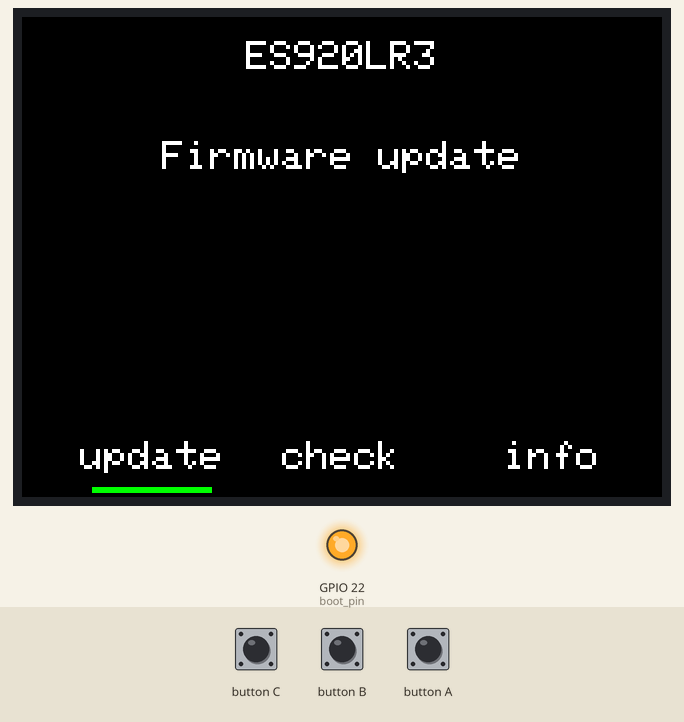
The program below on a simulated ESP32. Parts: 320×240 colour display, output pins drawn as LEDs (lit = HIGH). The test bench sets the inputs (shaded band).

Above: at 1.5 s.
1.6 s: button B pressed for 0.15 s
At 2.8 s:
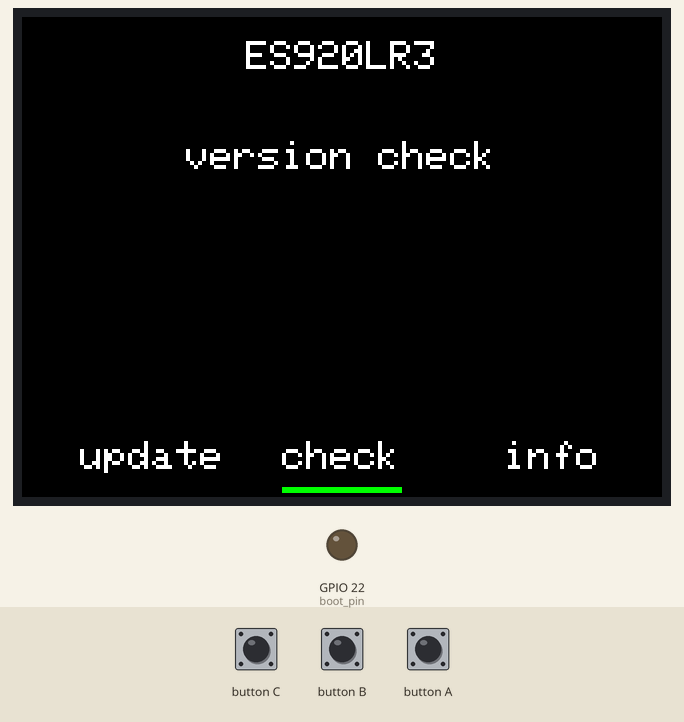
3.2 s: button C pressed for 0.15 s
At 4.4 s:
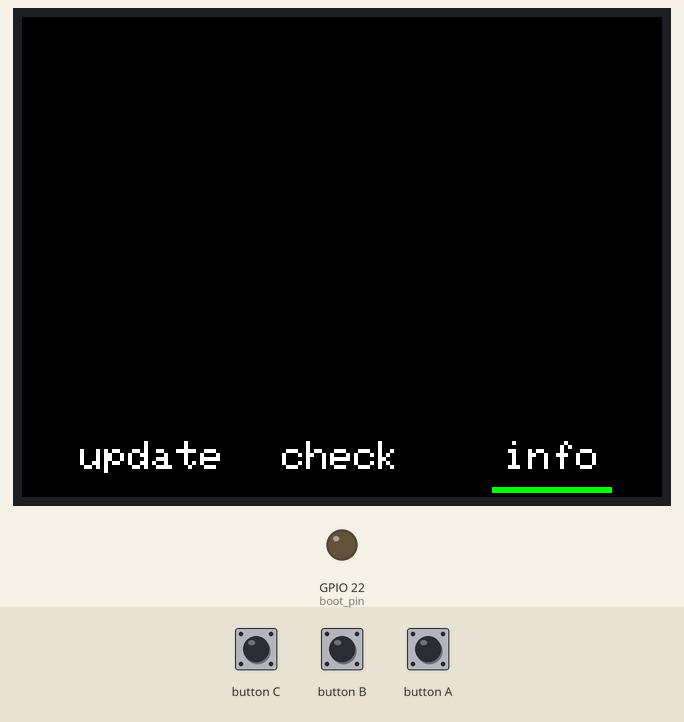
4.8 s: button A pressed for 0.15 s
At 4.88 s:
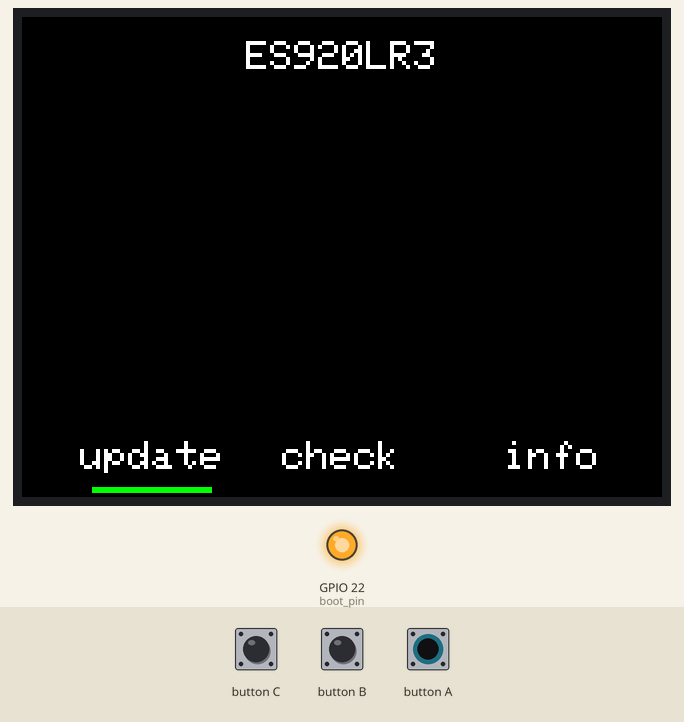
7.9 s: button C pressed for 1 s
At 9.2 s:
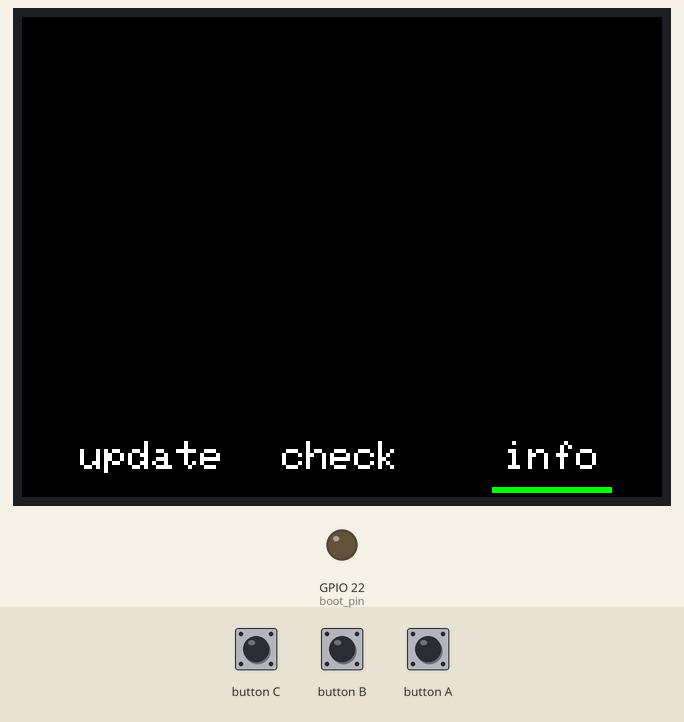
10.4 s: button A pressed for 1 s
At 11.8 s:
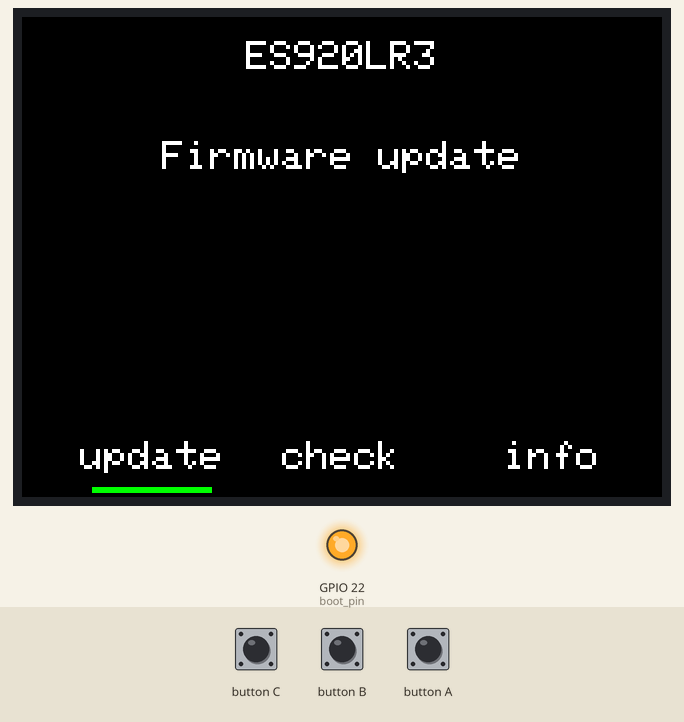
Timing chart, 0 to 13.4 s (numbered marks = the images above; inputs shaded):
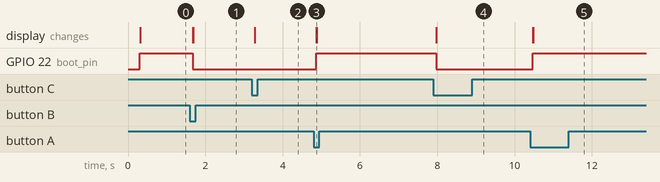

Measured:
- after the input at 1.6 s, GPIO 22 (boot_pin): HIGH → LOW after 0.07 s; the display: first changes after 0.07 s (image 1 shows a later state)
- after the input at 3.2 s, the display: changes after 0.08 s (image 2)
- after the input at 4.8 s, GPIO 22 (boot_pin): LOW → HIGH after 0.07 s; the display: changes after 0.07 s (image 3)
- after the input at 7.9 s, GPIO 22 (boot_pin): HIGH → LOW after 0.07 s; the display: changes after 0.07 s (image 4)
- after the input at 10.4 s, GPIO 22 (boot_pin): LOW → HIGH after 0.07 s; the display: first changes after 0.07 s (image 5 shows a later state)

The program:

main.cpp
```cpp
//
//  920MHz LoRa/FSK RF module ES920LR3
//  Firmware updater
//   for M5Stack Core2
//
//  MaiaR Create

#include <Arduino.h>
#include <M5Unified.h>

// @see https://ikkei.akiba.coocan.jp/ikkei_Electronics/M5LR3.html
#define RX_pin 13
#define TX_pin 14

int boot_pin = 22;
int reset_pin = 19;

void drawButtonUnderline(int x) {
  M5.Display.fillRect(0, 230, 320, 10, BLACK);
  const int lineWidth = 60; // 下線の固定幅
  const int lineY = 235;    // 文字列の下に少し下げた位置
  const int lineHeight = 3; // 下線の太さ
  M5.Display.fillRect(x - lineWidth / 2, lineY, lineWidth, lineHeight, GREEN);
}

void LoRa_Reset() {
  pinMode(reset_pin, OUTPUT);
  digitalWrite(reset_pin, LOW); // NRST "L"
  delay(10);
  pinMode(reset_pin, INPUT); // NRST open
  delay(1);
}

void Command(String s) {
  String rx;
  Serial2.print(s);
  Serial2.print("\r\n");
  Serial2.flush();
  delay(10);
}

void bootmode() {
  M5.Display.fillRect(0, 0, 320, 200, BLACK);
  M5.Display.setTextSize(2);
  M5.Display.setTextDatum(middle_center);
  M5.Display.drawString("ES920LR3", 160, 20);
  drawButtonUnderline(65);

  pinMode(boot_pin, OUTPUT);
  digitalWrite(boot_pin, HIGH); // boot mode
  LoRa_Reset();

  M5.Display.setTextDatum(middle_center);
  M5.Display.drawString("Firmware update", 160, 70);

  Serial.end();
  Serial2.end();
  Serial.begin(115200, SERIAL_8E1);
  Serial2.begin(115200, SERIAL_8E1, RX_pin, TX_pin);
}

void normalmode() {
  String rx;
  M5.Display.fillRect(0, 0, 320, 200, BLACK);
  M5.Display.setTextSize(2);
  M5.Display.setTextDatum(middle_center);
  M5.Display.drawString("ES920LR3", 160, 20);
  drawButtonUnderline(160);

  pinMode(boot_pin, OUTPUT);
  digitalWrite(boot_pin, LOW); // normal mode
  LoRa_Reset();

  M5.Display.setTextDatum(middle_center);
  M5.Display.drawString("    version check    ", 160, 70);

  delay(100);
  Serial.end();
  Serial2.end();
  Serial2.setTimeout(50);
  Serial.begin(115200, SERIAL_8N1);
  Serial2.begin(115200, SERIAL_8N1, RX_pin, TX_pin);

  delay(100);
  Command("2");
  rx = Serial2.readString();

  while (1) {
    Command("v");
    rx = Serial2.readString();
    M5.Display.drawString(rx, 160, 120);

    M5.update();
    if (M5.BtnA.wasPressed() || M5.BtnC.wasPressed())
      break;
    delay(10);
  }
}

void infomode() {
  String rx;
  M5.Display.fillRect(0, 0, 320, 200, BLACK);
  M5.Display.setTextSize(1);
  drawButtonUnderline(265);

  pinMode(boot_pin, OUTPUT);
  digitalWrite(boot_pin, LOW); // normal mode
  LoRa_Reset();

  delay(100);
  Serial.end();
  Serial2.end();
  Serial2.setTimeout(50);
  Serial.begin(115200, SERIAL_8N1);
  Serial2.begin(115200, SERIAL_8N1, RX_pin, TX_pin);

  delay(100);
  Command("2");
  rx = Serial2.readString();

  Command("show");
  rx = Serial2.readString();
  rx.replace("\r\n  ", "\r\n ");
  rx.replace("           :", ":");
  M5.Display.setCursor(0, 10);
  M5.Display.println(rx);
  Serial.println(rx);
}

void setup() {
  auto cfg = M5.config();
  M5.begin(cfg);
  M5.Display.fillScreen(BLACK);
  M5.Display.setTextDatum(middle_center);
  M5.Display.setTextSize(2);
  M5.Display.drawString("update", 65, 220); // BtnA
  M5.Display.drawString("check", 160, 220); // BtnB
  M5.Display.drawString("info", 265, 220);  // BtnC
  bootmode();
}

void loop() {
  M5.update();
  if (M5.BtnA.wasPressed()) {
    bootmode();
  }
  if (M5.BtnB.wasPressed()) {
    normalmode();
  }
  if (M5.BtnC.wasPressed()) {
    infomode();
  }

  if (Serial2.available()) {
    Serial.write(Serial2.read());
  }
  if (Serial.available()) {
    Serial2.write(Serial.read());
  }
  delay(1);
}
```
